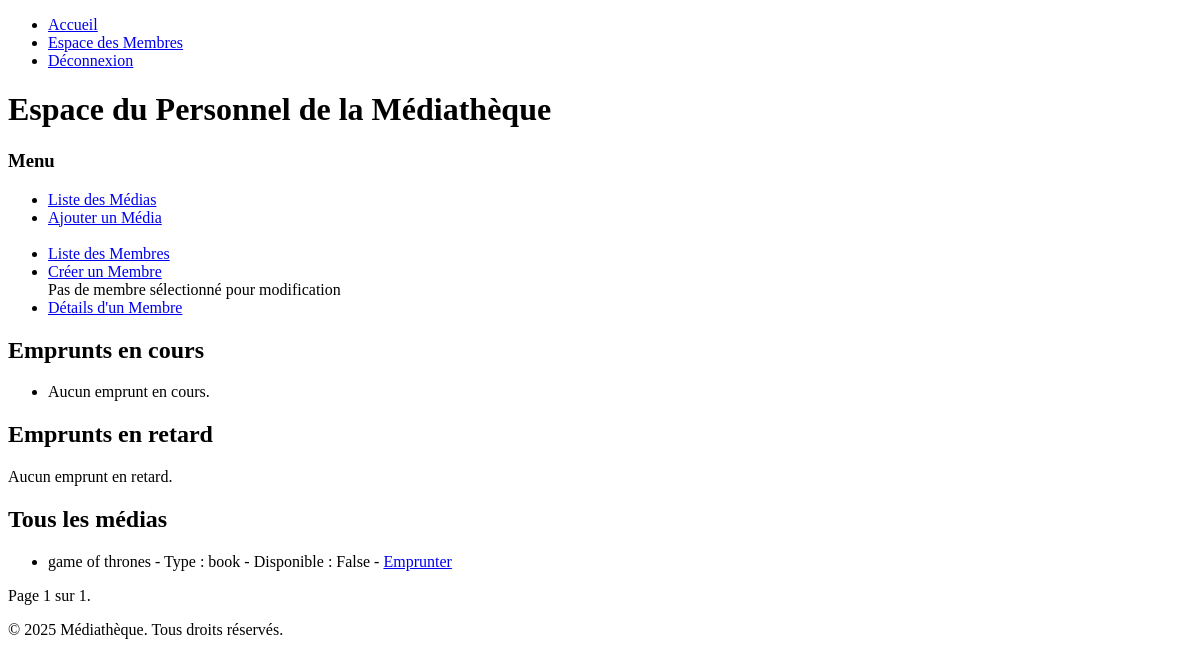
Page /auth/espace_staff/ (signed in) on the earlier database version.
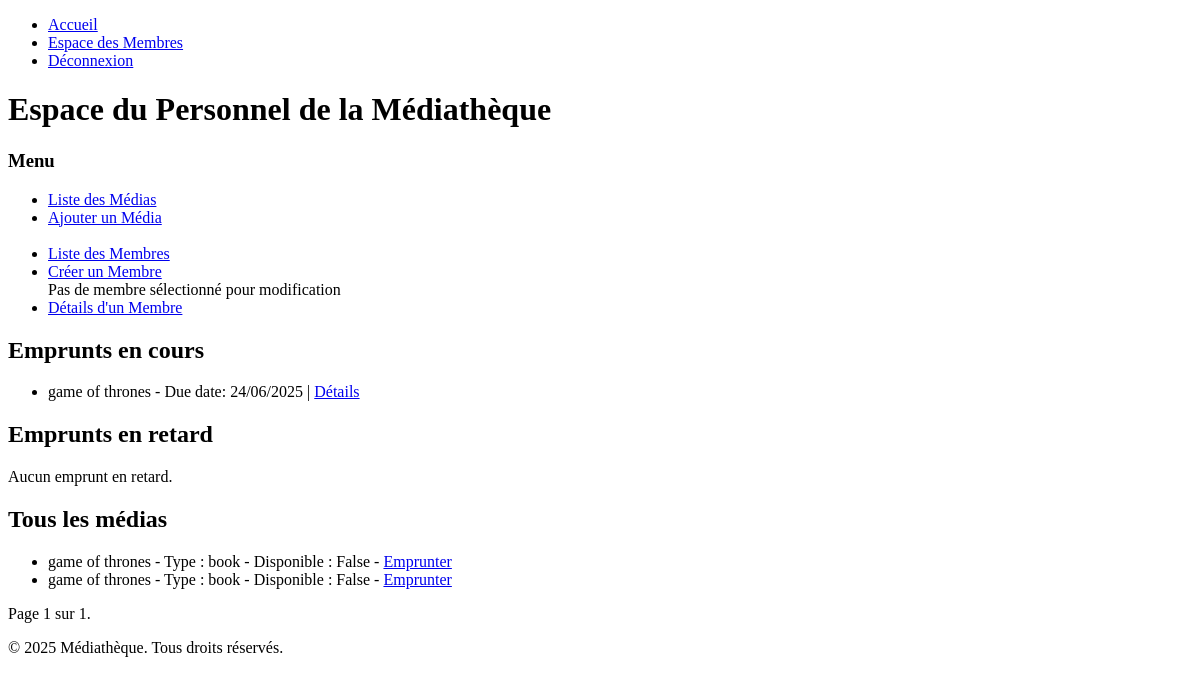
Same page on the later database version.
### mediatheque/staff/models.py (models this page shows, shortened)
class MediaStaff(models.Model):
    name = models.CharField(max_length=200)
    media_type = models.CharField(max_length=50)
    is_available = models.BooleanField(default=True)
    can_borrow = models.BooleanField(default=True)
    description = models.TextField(blank=True, null=True)
    content_type = models.ForeignKey(ContentType, on_delete=models.CASCADE)
    object_id = models.PositiveIntegerField(null=True, blank=True)
    content_object = GenericForeignKey('content_type', 'object_id')
    MEDIA_TYPE = None  # Définie dans les sous-classes
    class Meta:
        permissions = [
            ("can_view_media", "Peut voir les détails d\’un média"),
        ]
        verbose_name = "Média"
        verbose_name_plural = "Médias"

class BookStaff(MediaStaff):
    author = models.CharField(max_length=200)
    MEDIA_TYPE = 'book'

class MediaStaff(models.Model):
    name = models.CharField(max_length=200)
    media_type = models.CharField(max_length=50)
    is_available = models.BooleanField(default=True)
    can_borrow = models.BooleanField(default=True)
    description = models.TextField(blank=True, null=True)
    content_type = models.ForeignKey(ContentType, on_delete=models.CASCADE)
    object_id = models.PositiveIntegerField(null=True, blank=True)
    content_object = GenericForeignKey('content_type', 'object_id')
    MEDIA_TYPE = None  # Définie dans les sous-classes
    class Meta:
        permissions = [
            ("can_view_media", "Peut voir les détails d\’un média"),
        ]
        verbose_name = "Média"
        verbose_name_plural = "Médias"

class StaffBorrowItem(models.Model):
    user = models.ForeignKey(
        'authentification.CustomUser',
        on_delete=models.CASCADE,
        related_name='staff_borrow_items'
    )
    media = models.ForeignKey(
        'MediaStaff',
        on_delete=models.CASCADE,
        related_name='staff_borrows_media'
    )
    borrow_date = models.DateTimeField(auto_now_add=True)
    due_date = models.DateTimeField()
    return_date = models.DateTimeField(null=True, blank=True)
    is_returned = models.BooleanField(default=False)
    class Meta:
        indexes = [
            models.Index(fields=['user', 'is_returned']),
        ]

### mediatheque/authentification/views.py (the view)
# urls.py: path('espace_staff/', views.staff_dashboard, name='espace_staff'),
@login_required
@role_required(User.STAFF)
def staff_dashboard(request):
    if request.user.role != User.STAFF:
        return HttpResponseForbidden("Accès interdit")
    user = request.user
    current_borrows = StaffBorrowItem.objects.filter(
        user=user,
        is_returned=False,
        due_date__gte=timezone.now()
    ).exclude(media__can_borrow=False)
    overdue_borrows = StaffBorrowItem.objects.filter(
        user=user,
        is_returned=False,
        due_date__lt=timezone.now()
    ).exclude(media__can_borrow=False)
    all_books = BookStaff.objects.all().order_by('name')
    all_cds = CDStaff.objects.all().order_by('name')
    all_dvds = DVDStaff.objects.all().order_by('name')
    all_boardgames = BoardGameStaff.objects.all().order_by('name')
    all_media = list(all_books) + list(all_cds) + list(all_dvds) + list(all_boardgames)
    paginator = Paginator(all_media, 10)
    page_number = request.GET.get('page')
    page_obj = paginator.get_page(page_number)
    for media in page_obj:
        if not media.pk:
            logger.error(f"Erreur : Le média {media.name} n\'a pas de pk valide.")
    return render(request, 'authentification/staff_dashboard.html', {
        'current_borrows': current_borrows,
        'overdue_borrows': overdue_borrows,
        'page_obj': page_obj,
    })

### mediatheque/authentification/templates/authentification/staff_dashboard.html (shortened to what this page needs)
{% extends 'base.html' %}
{% block content %}
<div class="container mt-4">
    <h1>Espace du Personnel de la Médiathèque</h1>
    <div class="mb-4">
        <h3>Menu</h3>
        <ul class="list-group">
            <li class="list-group-item"><a href="{% url 'staff:media_liste' %}">Liste des Médias</a></li>
            <li class="list-group-item"><a href="{% url 'staff:ajouter_media' %}">Ajouter un Média</a></li>
            <br>
            <li class="list-group-item"><a href="{% url 'staff:liste_membres' %}">Liste des Membres</a></li>
            <li class="list-group-item"><a href="{% url 'staff:creer_membre' %}">Créer un Membre</a></li>
            {% if some_member %}
            <a href="{% url 'staff:modifier_membre' some_member.pk %}">Modifier un Membre</a>
            {% else %}
            <span>Pas de membre sélectionné pour modification</span>
            {% endif %}
            <li class="list-group-item"><a href="{% url 'staff:membre_detail' 0 %}">Détails d'un Membre</a></li>
        </ul>
    </div>
    <h2>Emprunts en cours</h2>
    <ul>
        {% for borrow in current_borrows %}
        <li>
            {{ borrow.media.name }} - Due date: {{ borrow.due_date|date:"d/m/Y" }}
            | {% if borrow.pk %}
            <a href="{% url 'staff:detail_emprunt' pk=borrow.pk %}">Détails</a>
            {% else %}
            No details available
            {% endif %}
        </li>
        {% empty %}
        <li>Aucun emprunt en cours.</li>
        {% endfor %}
    </ul>
    <h2>Emprunts en retard</h2>
    {% if overdue_borrows %}
    <ul>
        {% for borrow in overdue_borrows %}
        <li>
            {{ borrow.media.name }} - Overdue since: {{ borrow.due_date|date:"d/m/Y" }}
            | <a href="{% url 'staff:detail_emprunt' pk=borrow.pk %}">Détails</a>
        </li>
        {% empty %}
        <li>Aucun emprunt en retard.</li>
        {% endfor %}
    </ul>
    {% else %}
    <p>Aucun emprunt en retard.</p>
    {% endif %}
    <h2>Tous les médias</h2>
    <ul>
        {% for media in page_obj %}
        <li>
            {{ media.name }} - Type : {{ media.media_type }} - Disponible : {{ media.is_available }}
            {% if media.can_borrow %}
            - <a href="{% url 'staff:emprunter' pk=media.pk %}">Emprunter</a>
            {% endif %}
        </li>
        {% endfor %}
    </ul>
    <div class="pagination">
        <span class="step-links">
            <span class="current">
                Page {{ page_obj.number }} sur {{ page_obj.paginator.num_pages }}.
            </span>
        </span>
    </div>
</div>
{% endblock %}

Differences in the rows shown:
added StaffBorrowItem: media.name "game of thrones", due_date "24/06/2025", shows "Détails"
added BookStaff: name "game of thrones", media_type "book", is_available "False"
Other differences:
text no longer shown: "Aucun emprunt en cours."
